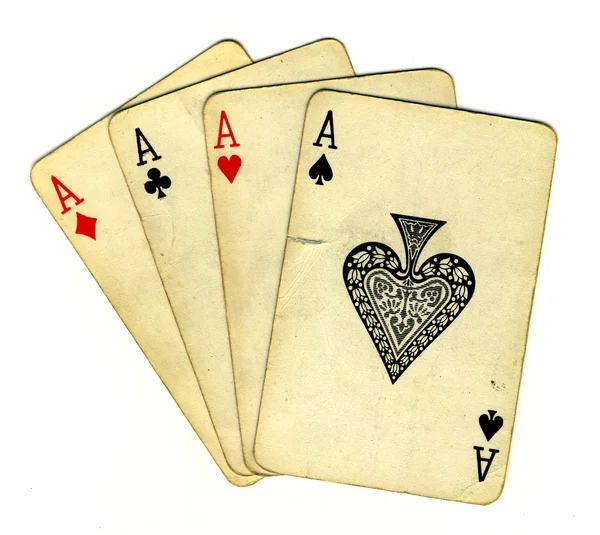
#> input picture images/cards_3.jpg, 600 x 535 px
$ python cards.py
#> lines starting #> are read from the running program, lines starting #| are printed output that depends on the picture; after the words box and inside, x2 and y2 are one past the last pixel; in counts of white or black regions, pixels touching at a corner belong together
import cv2

# Загрузка изображения
image = cv2.imread('images/cards_3.jpg')
#> image is the input picture: shape (535, 600, 3); mean B, G, R 202.2, 230.2, 237.9

# Предобработка изображения
gray = cv2.cvtColor(image, cv2.COLOR_BGR2GRAY)
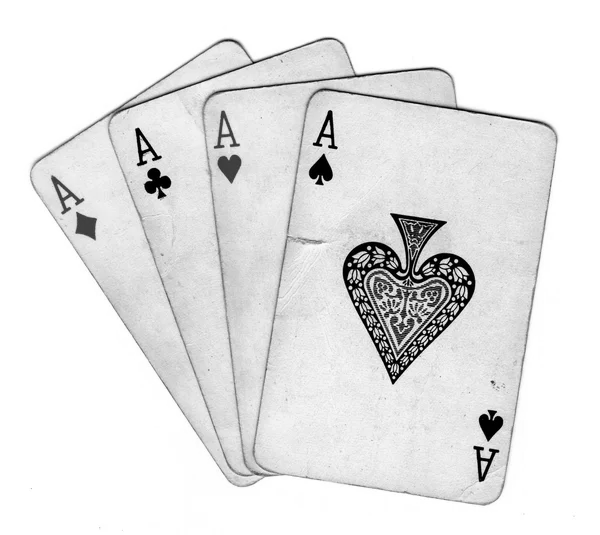
#> gray: shape (535, 600); min 0, max 255, mean 229.4
blurred = cv2.GaussianBlur(gray, (5, 5), 0)
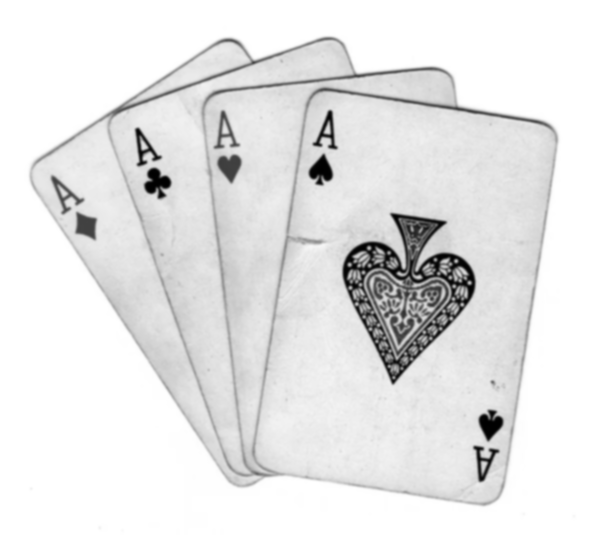
#> blurred: shape (535, 600); min 0, max 255, mean 229.4
thresholded = cv2.threshold(blurred, 100, 255, cv2.THRESH_BINARY)[1]
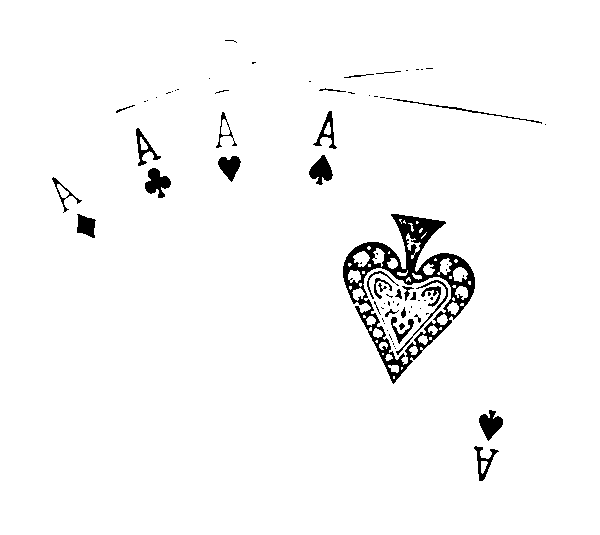
#> thresholded: shape (535, 600); 96.9% white; 79 black regions (50 under 20 px), largest, box (x1, y1, x2, y2) and area: (343, 214, 475, 384) 5213, (145, 168, 171, 198) 447, (479, 410, 503, 441) 423

# Поиск контуров на изображении
contours, _ = cv2.findContours(thresholded, cv2.RETR_EXTERNAL, cv2.CHAIN_APPROX_SIMPLE)
#> contours = [[[0, 0], [0, 534], [599, 534], [599, 0]]]

# Отображение контуров на изображении
cv2.drawContours(image, contours, -1, (0, 255, 0), 2)
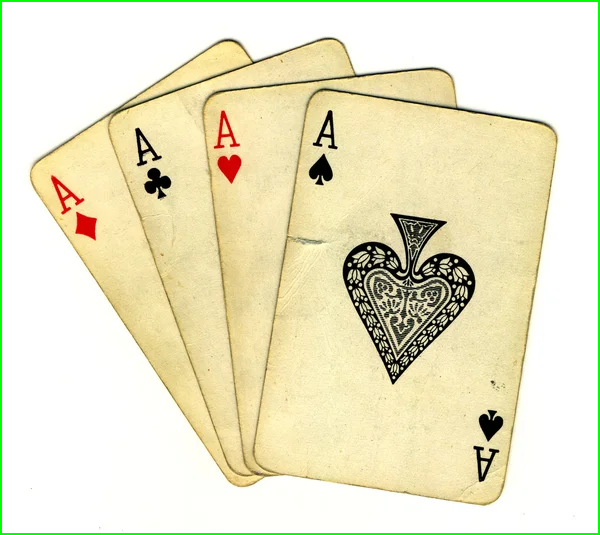
#> image: shape (535, 600, 3); 1.41% of pixels changed, all inside (x1, y1, x2, y2) = (0, 0, 600, 535)

# Отображение изображения с контурами
cv2.imshow('Detected Cards', image)
cv2.waitKey(0)
cv2.destroyAllWindows()

$ run again, with images/cards_2.jpg copied over images/cards_3.jpg
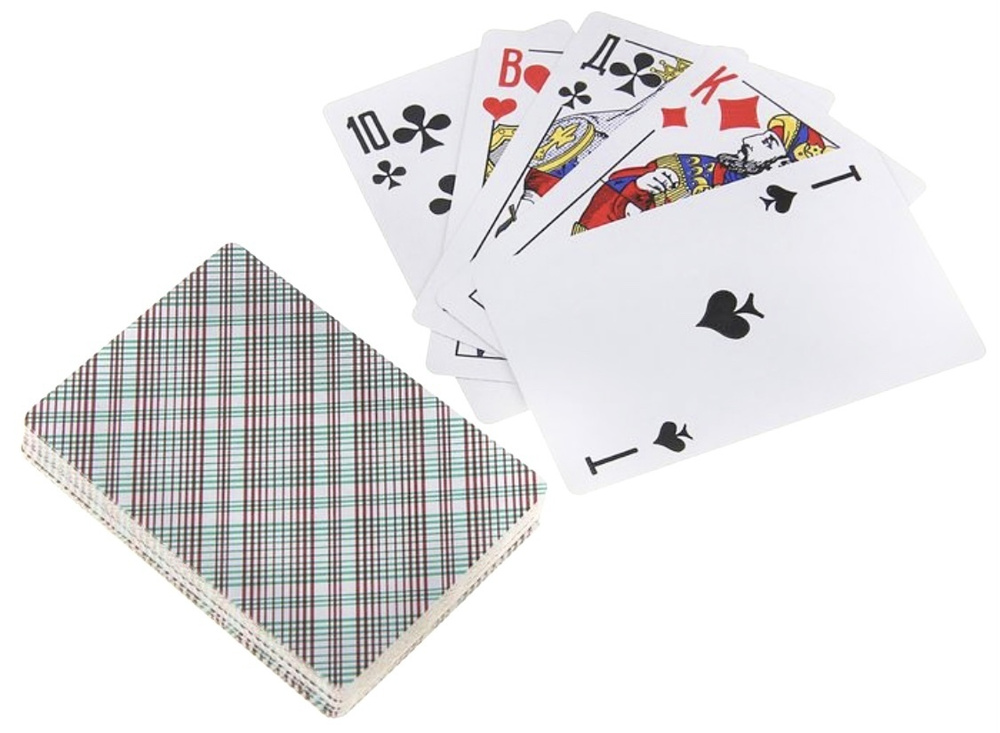
#> input picture images/cards_2.jpg, 1000 x 733 px
#> image is the input picture: shape (733, 1000, 3); mean B, G, R 229.1, 228.1, 229.6
#> `thresholded = cv2.threshold(blurred, 100, 255, cv2.THRESH_BINARY)[1]`:
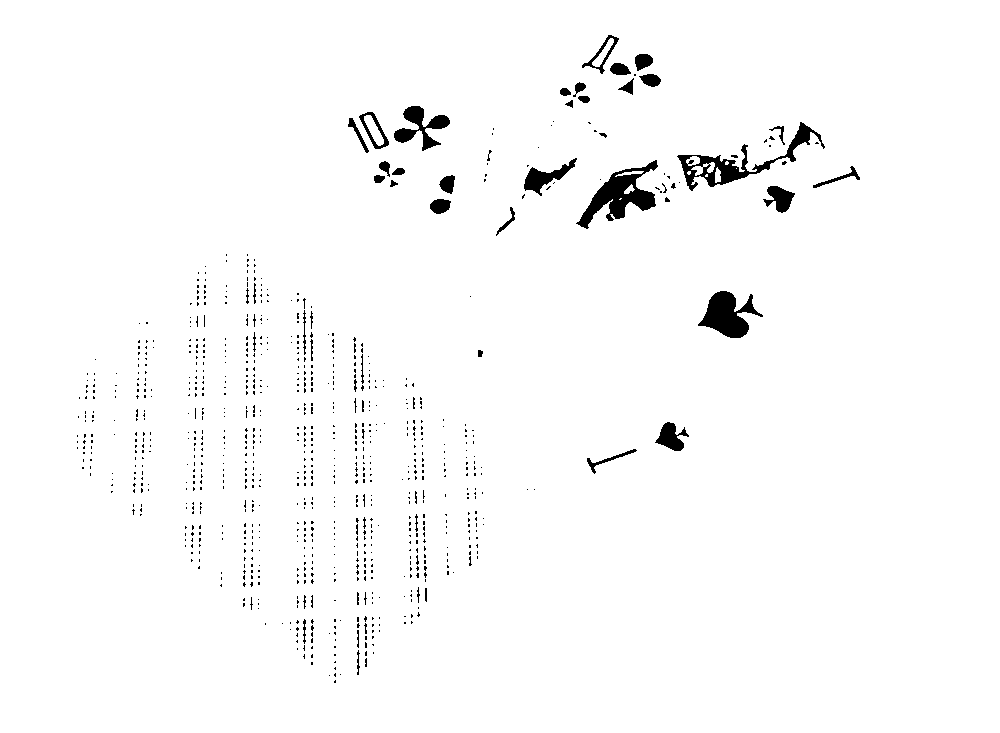
#> thresholded: shape (733, 1000); 97.9% white; 873 black regions (824 under 20 px), largest, box (x1, y1, x2, y2) and area: (576, 160, 658, 229) 2050, (677, 122, 825, 191) 1863, (698, 291, 763, 338) 1585
#> contours = [[[0, 0], [0, 732], [999, 732], [999, 0]]]
#> `cv2.drawContours(image, contours, -1, (0, 255, 0), 2)`:
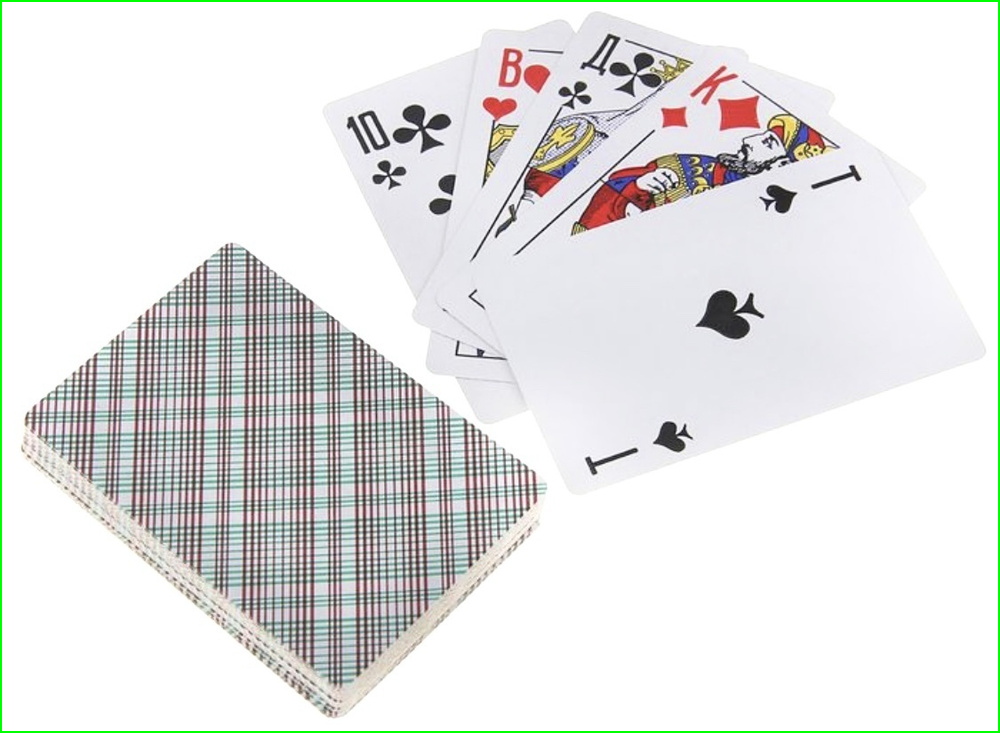
#> image: shape (733, 1000, 3); 0.94% of pixels changed, all inside (x1, y1, x2, y2) = (0, 0, 1000, 733)
